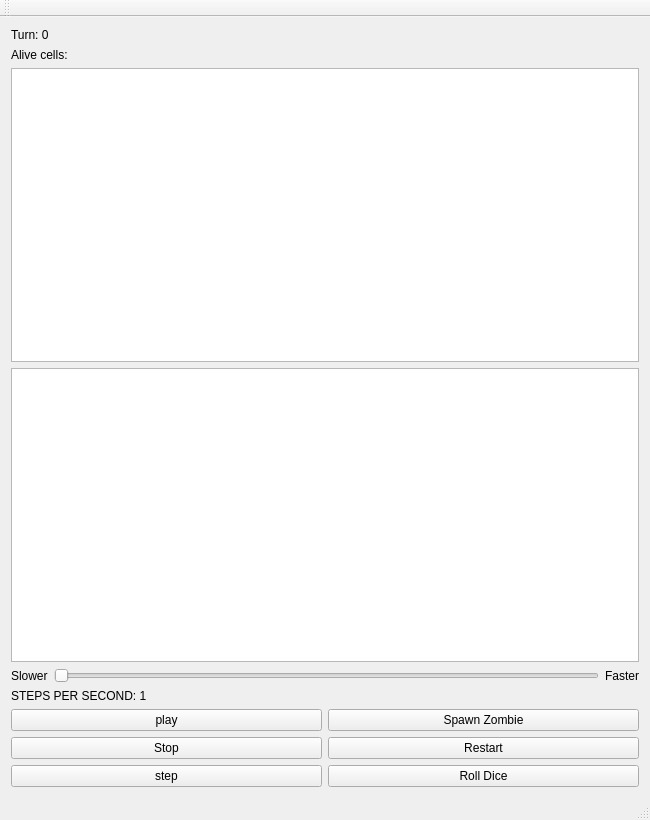
<?xml version="1.0" encoding="UTF-8"?>
<ui version="4.0">
 <class>MainWindow</class>
 <widget class="QMainWindow" name="MainWindow">
  <property name="geometry">
   <rect>
    <x>0</x>
    <y>0</y>
    <width>650</width>
    <height>820</height>
   </rect>
  </property>
  <property name="windowTitle">
   <string>MainWindow</string>
  </property>
  <widget class="QWidget" name="centralWidget">
   <property name="layoutDirection">
    <enum>Qt::LeftToRight</enum>
   </property>
   <layout class="QVBoxLayout" name="verticalLayout_5">
    <item>
     <layout class="QVBoxLayout" name="verticalLayout_4">
      <item>
       <widget class="QLabel" name="turnLable">
        <property name="text">
         <string>Turn: 0</string>
        </property>
       </widget>
      </item>
      <item>
       <widget class="QLabel" name="AliveCounter">
        <property name="text">
         <string>Alive cells: </string>
        </property>
       </widget>
      </item>
     </layout>
    </item>
    <item>
     <layout class="QVBoxLayout" name="verticalLayout">
      <item>
       <widget class="QGraphicsView" name="graphicsView"/>
      </item>
     </layout>
    </item>
    <item>
     <widget class="QGraphicsView" name="graphicsView_2"/>
    </item>
    <item>
     <layout class="QVBoxLayout" name="verticalLayout_2">
      <item>
       <layout class="QVBoxLayout" name="verticalLayout_3">
        <item>
         <layout class="QHBoxLayout" name="horizontalLayout_4">
          <item>
           <widget class="QLabel" name="SlowerLabel">
            <property name="text">
             <string>Slower</string>
            </property>
           </widget>
          </item>
          <item>
           <widget class="QSlider" name="horizontalSlider">
            <property name="orientation">
             <enum>Qt::Horizontal</enum>
            </property>
           </widget>
          </item>
          <item>
           <widget class="QLabel" name="FasterLabel">
            <property name="text">
             <string>Faster</string>
            </property>
           </widget>
          </item>
         </layout>
        </item>
        <item>
         <widget class="QLabel" name="sliderinfo">
          <property name="text">
           <string>STEPS PER SECOND: 1</string>
          </property>
         </widget>
        </item>
       </layout>
      </item>
      <item>
       <layout class="QHBoxLayout" name="horizontalLayout_3">
        <item>
         <layout class="QGridLayout" name="gridLayout_3">
          <item row="1" column="2">
           <widget class="QPushButton" name="zombieButton">
            <property name="text">
             <string>Spawn Zombie</string>
            </property>
           </widget>
          </item>
          <item row="3" column="2">
           <widget class="QPushButton" name="Restart">
            <property name="text">
             <string>Restart</string>
            </property>
           </widget>
          </item>
          <item row="4" column="1">
           <widget class="QPushButton" name="stepButton">
            <property name="text">
             <string>step</string>
            </property>
           </widget>
          </item>
          <item row="4" column="2">
           <widget class="QPushButton" name="RollDice">
            <property name="text">
             <string>Roll Dice</string>
            </property>
           </widget>
          </item>
          <item row="3" column="1">
           <widget class="QPushButton" name="stopButton">
            <property name="text">
             <string>Stop</string>
            </property>
           </widget>
          </item>
          <item row="1" column="1">
           <widget class="QPushButton" name="Play">
            <property name="text">
             <string>play</string>
            </property>
           </widget>
          </item>
         </layout>
        </item>
       </layout>
      </item>
     </layout>
    </item>
   </layout>
  </widget>
  <widget class="QMenuBar" name="menuBar">
   <property name="geometry">
    <rect>
     <x>0</x>
     <y>0</y>
     <width>650</width>
     <height>26</height>
    </rect>
   </property>
  </widget>
  <widget class="QToolBar" name="mainToolBar">
   <attribute name="toolBarArea">
    <enum>TopToolBarArea</enum>
   </attribute>
   <attribute name="toolBarBreak">
    <bool>false</bool>
   </attribute>
  </widget>
  <widget class="QStatusBar" name="statusBar"/>
 </widget>
 <layoutdefault spacing="6" margin="11"/>
 <resources/>
 <connections/>
</ui>
